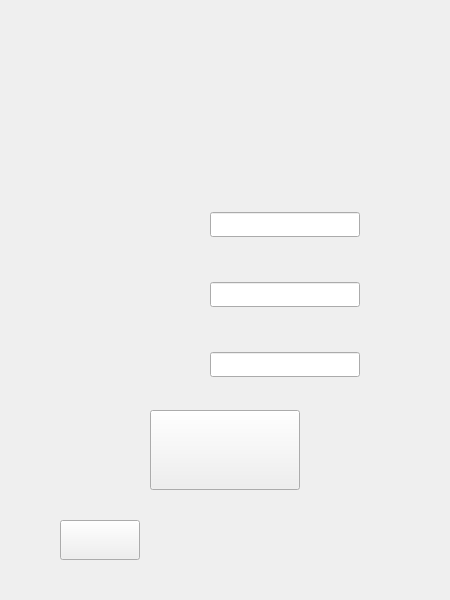
<?xml version="1.0" encoding="UTF-8"?>
<ui version="4.0">
 <class>ChangeCode</class>
 <widget class="QWidget" name="ChangeCode">
  <property name="geometry">
   <rect>
    <x>0</x>
    <y>0</y>
    <width>450</width>
    <height>600</height>
   </rect>
  </property>
  <property name="windowTitle">
   <string>Form</string>
  </property>
  <widget class="QLabel" name="label_text_originalcode">
   <property name="geometry">
    <rect>
     <x>90</x>
     <y>190</y>
     <width>100</width>
     <height>50</height>
    </rect>
   </property>
   <property name="text">
    <string/>
   </property>
   <property name="pixmap">
    <pixmap resource="index.qrc">:/Changecode/src/ORIGINALCODE_W_100_50.png</pixmap>
   </property>
  </widget>
  <widget class="QLabel" name="label_text_newcode">
   <property name="geometry">
    <rect>
     <x>90</x>
     <y>260</y>
     <width>100</width>
     <height>50</height>
    </rect>
   </property>
   <property name="text">
    <string/>
   </property>
   <property name="pixmap">
    <pixmap resource="index.qrc">:/Changecode/src/NEWCODE_W_100_50.png</pixmap>
   </property>
  </widget>
  <widget class="QLabel" name="label_text_confirmcode">
   <property name="geometry">
    <rect>
     <x>90</x>
     <y>330</y>
     <width>100</width>
     <height>50</height>
    </rect>
   </property>
   <property name="text">
    <string/>
   </property>
   <property name="pixmap">
    <pixmap resource="index.qrc">:/Changecode/src/CONFIRMCODE_W_100_50.png</pixmap>
   </property>
  </widget>
  <widget class="QPushButton" name="pushButton_return">
   <property name="geometry">
    <rect>
     <x>60</x>
     <y>520</y>
     <width>80</width>
     <height>40</height>
    </rect>
   </property>
   <property name="styleSheet">
    <string notr="true">QPushButton{border-image:url(:/Return/src/RETURN_W.png)}
QPushButton:hover{border-image:url(:/Return/src/RETURN_P.png) }
QPushButton:pressed{border-image: url(:/Return/src/RETURN_C.png)}</string>
   </property>
   <property name="text">
    <string/>
   </property>
  </widget>
  <widget class="QPushButton" name="pushButton_changecode">
   <property name="geometry">
    <rect>
     <x>150</x>
     <y>410</y>
     <width>150</width>
     <height>80</height>
    </rect>
   </property>
   <property name="styleSheet">
    <string notr="true">QPushButton{border-image:url(:/Changecode/src/CONFIRMCHANGE_W.png)}
QPushButton:hover{border-image:url(:/Changecode/src/CONFIRMCHANGE_P.png) }
QPushButton:pressed{border-image:url(:/Changecode/src/CONFIRMCHANGE_C.png) }</string>
   </property>
   <property name="text">
    <string/>
   </property>
  </widget>
  <widget class="QLineEdit" name="lineEdit_originalcode">
   <property name="geometry">
    <rect>
     <x>210</x>
     <y>212</y>
     <width>150</width>
     <height>25</height>
    </rect>
   </property>
   <property name="font">
    <font>
     <family>微软雅黑</family>
     <pointsize>12</pointsize>
     <weight>75</weight>
     <bold>true</bold>
    </font>
   </property>
   <property name="text">
    <string/>
   </property>
   <property name="echoMode">
    <enum>QLineEdit::Password</enum>
   </property>
  </widget>
  <widget class="QLineEdit" name="lineEdit_newcode">
   <property name="geometry">
    <rect>
     <x>210</x>
     <y>282</y>
     <width>150</width>
     <height>25</height>
    </rect>
   </property>
   <property name="font">
    <font>
     <family>微软雅黑</family>
     <pointsize>12</pointsize>
     <weight>75</weight>
     <bold>true</bold>
    </font>
   </property>
   <property name="text">
    <string/>
   </property>
   <property name="echoMode">
    <enum>QLineEdit::Password</enum>
   </property>
  </widget>
  <widget class="QLineEdit" name="lineEdit_confirmcode">
   <property name="geometry">
    <rect>
     <x>210</x>
     <y>352</y>
     <width>150</width>
     <height>25</height>
    </rect>
   </property>
   <property name="font">
    <font>
     <family>微软雅黑</family>
     <pointsize>12</pointsize>
     <weight>75</weight>
     <bold>true</bold>
    </font>
   </property>
   <property name="echoMode">
    <enum>QLineEdit::Password</enum>
   </property>
  </widget>
 </widget>
 <resources>
  <include location="index.qrc"/>
 </resources>
 <connections/>
</ui>
